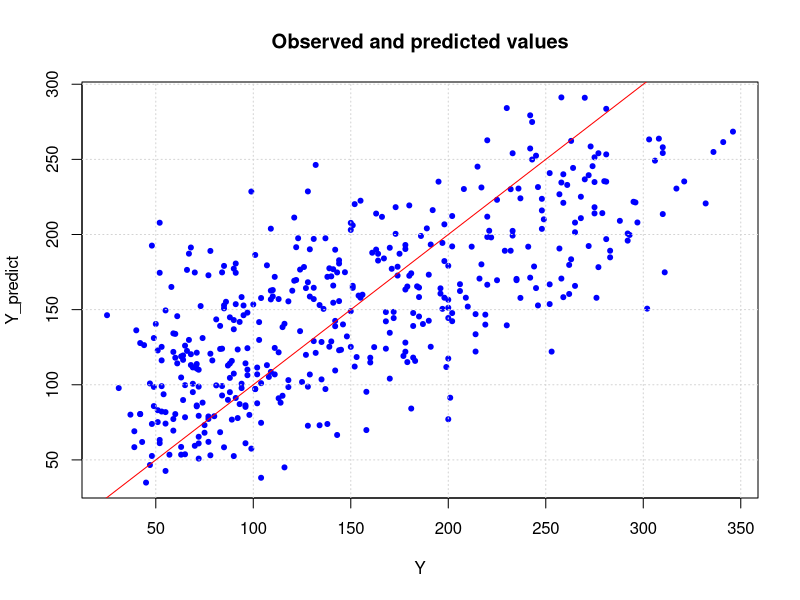
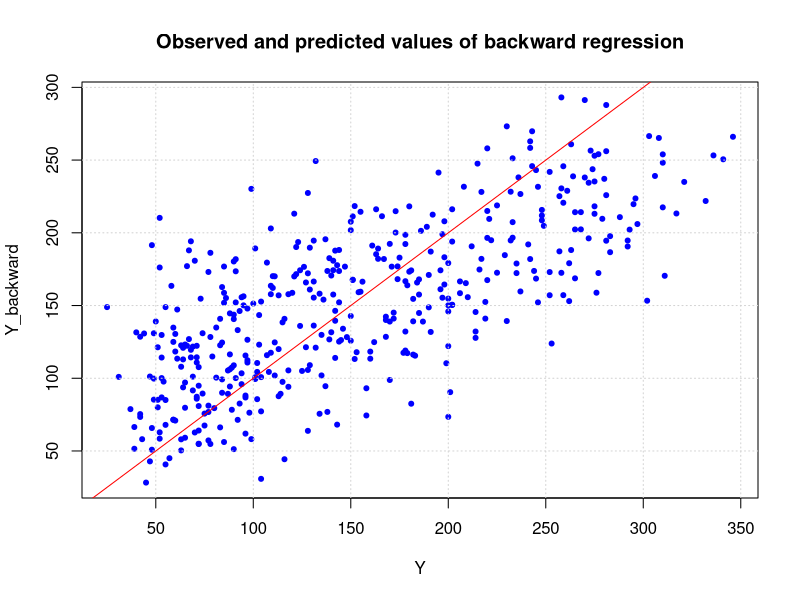
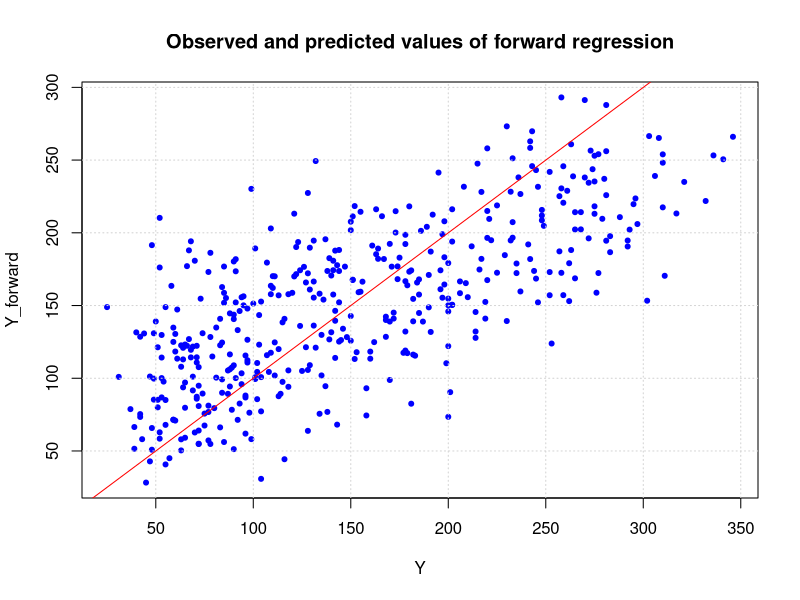
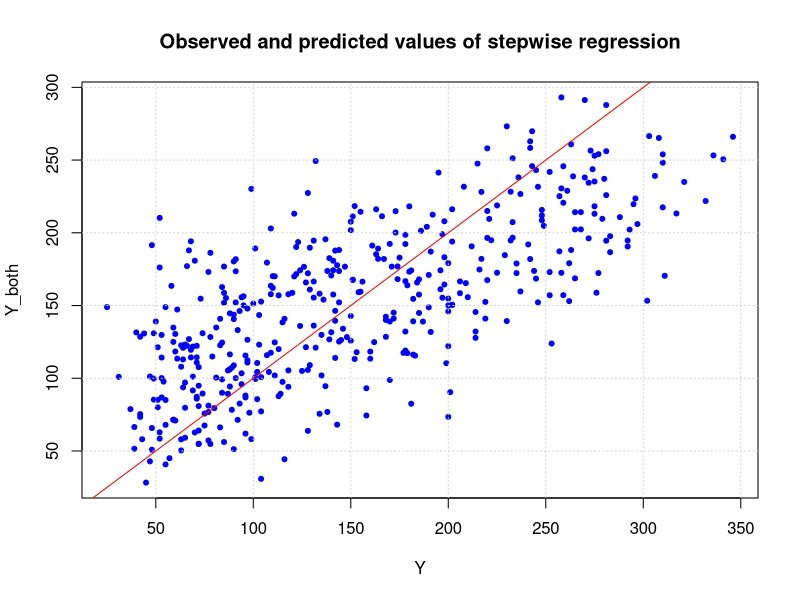

Recreate these plots in R, in order.
## ---- chunk 1
rm(list=ls()); graphics.off()
## ---- chunk 2
tab <- read.table("diabetes.txt", header=TRUE, sep="\t")
head(tab)
## ---- chunk 3
reg = lm(Y~., data=tab)
summary(reg)
## ---- chunk 4
Y <- tab$Y
Y_predict <- predict(reg, tab)

plot(Y, Y_predict, col="blue", pch=20, 
     main="Observed and predicted values")
grid()
abline(a=0, b=1, col="red")
## ---- chunk 5
regbackward = step(reg, direction="backward")
summary(regbackward)
## ---- chunk 6
Y_backward <- predict(regbackward, tab)

plot(Y, Y_backward, col="blue", pch=20, 
     main="Observed and predicted values of backward regression")
grid()
abline(a=0, b=1, col="red")
## ---- chunk 7
regforward = step(lm(Y~1, data=tab), list(upper=reg), direction="forward")
summary(regforward)
## ---- chunk 8
Y_forward <- predict(regforward, tab)

plot(Y, Y_forward, col="blue", pch=20, 
     main="Observed and predicted values of forward regression")
grid()
abline(a=0, b=1, col="red")
## ---- chunk 9
regboth = step(reg, direction="both")
summary(regboth)
## ---- chunk 10
Y_both <- predict(regboth, tab)

plot(Y, Y_both, col="blue", pch=20, 
     main="Observed and predicted values of stepwise regression")
grid()
abline(a=0, b=1, col="red")
## ---- chunk 11
scaled_tab <- scale(tab)
